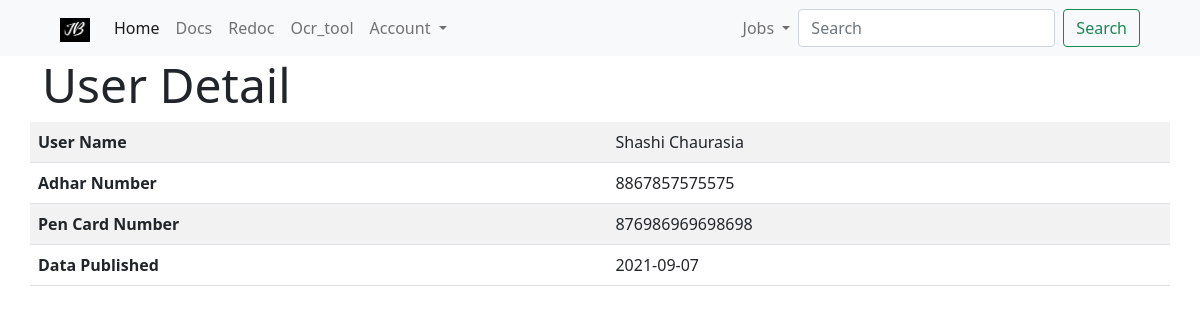
The page /details/1 on the database its author committed.
### db/models/jobs.py (models this page shows)
class Job(Base):
    id = Column(Integer, primary_key=True, index=True)
    name = Column(String, nullable=False)
    adhar = Column(String, nullable=False)
    pen = Column(String, nullable=False)
    date_posted = Column(Date)
    is_active = Column(Boolean(), default=True)
    owner_id = Column(Integer, ForeignKey("user.id"))
    owner = relationship("User", back_populates="jobs")

### webapps/jobs/route_jobs.py (the view)
@router.get("/details/{id}")
def job_detail(id: int, request: Request, db: Session = Depends(get_db)):
    job = retreive_job(id=id, db=db)
    return templates.TemplateResponse(
        "jobs/detail.html", {"request": request, "job": job}
    )

### templates/jobs/detail.html (shortened to what this page needs)
{% extends "shared/base.html" %}
{% block content %}
  <div class="container">
  <div class="row">
    <div class="col">
      <h1 class="display-5">User Detail</h1>
    </div>
  </div>
  <div class="row">
      <table class="table table-striped table-hover">
        <tbody>
          <tr>
            <th scope="row">User Name</th>
            <td colspan="2">{{job.name}}</td>
          </tr>
          <tr>
            <th scope="row">Adhar Number</th>
            <td colspan="2">{{job.adhar}}</td>
          </tr>
          <tr>
            <th scope="row">Pen Card Number</th>
            <td colspan="2">{{job.pen}}</td>
          </tr>
          <tr>
            <th scope="row">Data Published</th>
            <td colspan="2">{{job.date_posted}}</td>
          </tr>
        </tbody>
    </table>
  </div>
</div>
{% endblock %}

### rows shown on the page
Job: name "Shashi Chaurasia", adhar "8867857575575", pen "876986969698698", date_posted "2021-09-07"
